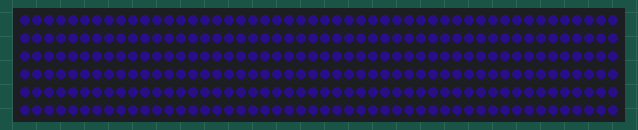
Simulated run of this sketch. Board: Arduino Uno, built with avr-gcc and run on an emulated ATmega328P. Shown: 300 RGB LEDs in strip order, left to right, continuing on the next row. Dim RGB values are drawn brighter than linear.

Above: at 0.51 s.

The sketch:

Fade.ino
```cpp
#include <Adafruit_NeoPixel.h>

#define PIN 6 // the Data Pin for the strip.
#define NUMPIXELS 300 // how many pixels are on the strip

Adafruit_NeoPixel strip1 = Adafruit_NeoPixel(NUMPIXELS, PIN, NEO_GRB + NEO_KHZ800);

int incoming;
int r = 24;
int g = 8;
int b = 64;

void setup() {
  // put your setup code here, to run once:
  strip1.begin();
  strip1.show();
  Serial.begin(115200);

}

void loop() {
  for(int q = 0; q < 64; q += 1){
  for(int i = 0; i < strip1.numPixels(); i+=1){
    strip1.setPixelColor(i, strip1.Color((q*r)/50,(q*g)/50,(q*b)/50));
  }
  strip1.show();
  delay(10);
  }
  for(int q = 64; q > 0; q -= 1){
  for(int i = 0; i < strip1.numPixels(); i+=1){
    strip1.setPixelColor(i, strip1.Color((q*r)/50,(q*g)/50,(q*b)/50));
  }
  strip1.show();
  delay(10);
  }
}
```
